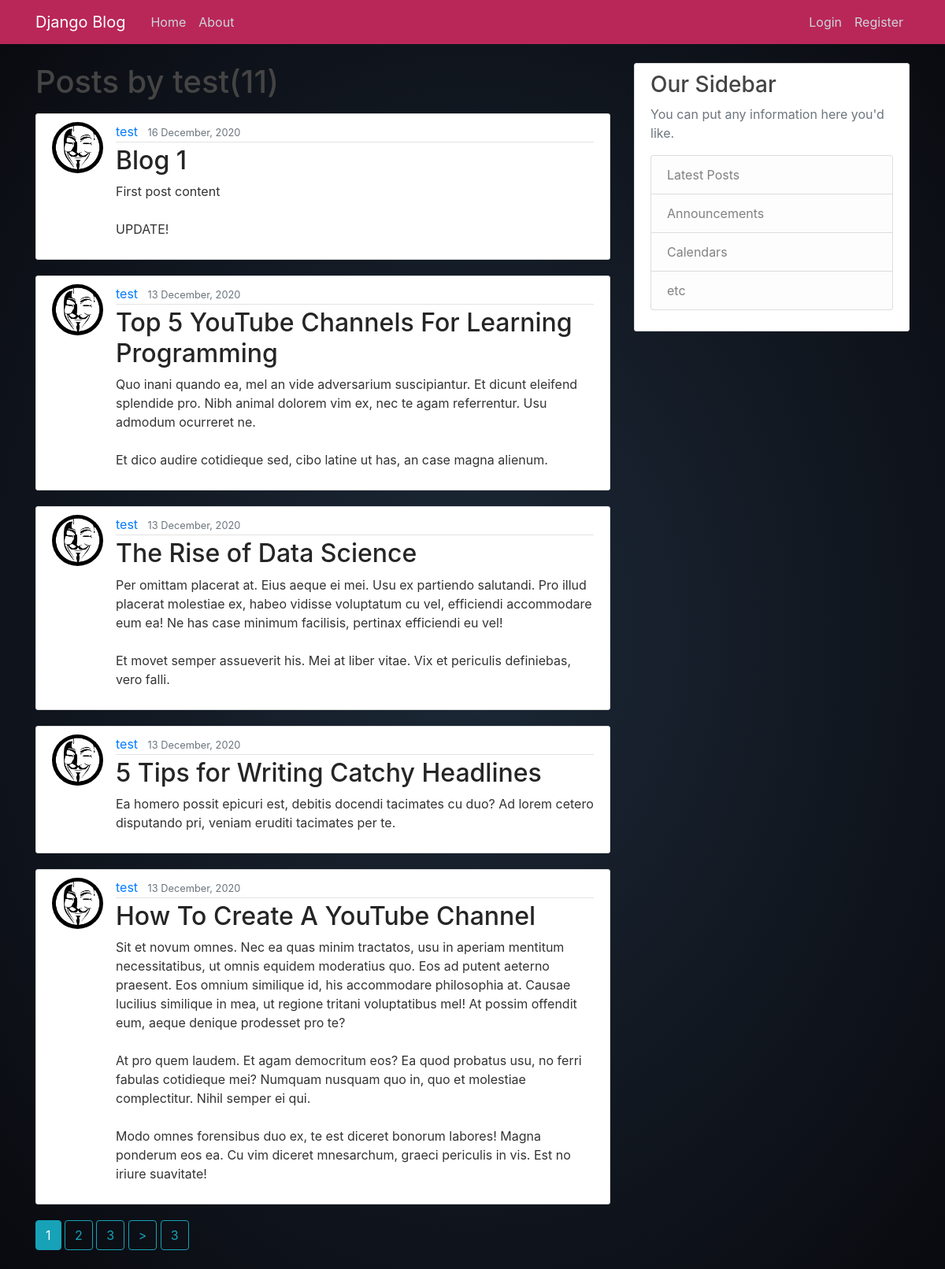
The app's page /user/test with its own data.
### blog/models.py (models this page shows, shortened)
class Post(models.Model):
    title= models.CharField(max_length=100)
    content=models.TextField()
    date_posted=models.DateTimeField(default=timezone.now)
    author=models.ForeignKey(User, on_delete=models.CASCADE)

### users/models.py (models this page shows, shortened)
class Profile(models.Model):
    user = models.OneToOneField(User, on_delete=models.CASCADE)
    image= models.ImageField(default='default.jpeg', upload_to='profile_pics')

### blog/views.py (the view)
# urls.py: path('user/<str:username>', UserPostListView.as_view(), name='user-posts'),
class UserPostListView(ListView):
    model = Post
    template_name = 'blog/user_posts.html'
    context_object_name = 'posts'
    paginate_by = 5
    def get_queryset(self):
        user= get_object_or_404(User, username=self.kwargs.get('username'))
        return Post.objects.filter(author=user).order_by('-date_posted')

### blog/templates/blog/user_posts.html (shortened to what this page needs)
{% extends "blog/base.html" %}
{% block content %}
    <h1 class="mb-3">Posts by {{ view.kwargs.username }}({{ page_obj.paginator.count }})</h1>
    {% for post in posts %}
        <article class="media content-section">
            <img class="rounded-circle article-img" src="{{ post.author.profile.image.url }}" >
            <div class="media-body">
            <div class="article-metadata">
                <a class="mr-2" href="{% url 'user-posts' post.author.username %}">{{ post.author }}</a>
                <small class="text-muted">{{ post.date_posted|date:'d F, Y' }}</small>
            </div>
            <h2><a class="article-title" href="{% url 'post-detail' post.id %}">{{ post.title }}</a></h2>
            <p class="article-content">{{ post.content }}</p>
            </div>
        </article>
    {% endfor %}
    {% if is_paginated %}
        {% for num in page_obj.paginator.page_range %}
            {% if page_obj.number == num %}
                <a class="btn btn-info mb-4" href="?page={{ num }}">{{ num }}</a>
            {% elif  num > page_obj.number|add:'-3' and  num < page_obj.number|add:'3' %}
                <a class="btn btn-outline-info mb-4" href="?page={{ num }}">{{ num }}</a>
            {% endif %}
        {% endfor %}
        {% if page_obj.has_next %}
            <a class="btn btn-outline-info mb-4" href="?page={{ page_obj.next_page_number }}">></a>
            <a class="btn btn-outline-info mb-4" href="?page={{ page_obj.paginator.num_pages }}">{{ paginator.num_pages }}</a>
        {% endif %}
    {% endif %}
{% endblock content %}

### blog/static/blog/main.css (style rules this page uses)
body { background:radial-gradient(ellipse, #1b2735 5%, #090a0f 100%); color: #333333; margin-top: 5rem; }
h1, h2, h3, h4, h5, h6 { color: #444444; }
.content-section { background: #ffffff; padding: 10px 20px; border: 1px solid #dddddd; border-radius: 3px; margin-bottom: 20px; }
.article-title { color: #252525; }
.article-content { white-space: pre-line; }
.article-img { height: 65px; width: 65px; margin-right: 16px; }
.article-metadata { padding-bottom: 1px; margin-bottom: 4px; border-bottom: 1px solid #e3e3e3 }

### records on screen
Post: author.profile.image (placeholder picture), author "test", date_posted "16 December, 2020", title "Blog 1", content "First post content UPDATE!"
Post: author.profile.image (placeholder picture), author "test", date_posted "13 December, 2020", title "Top 5 YouTube Channels For Learning Programming", content "Quo inani quando ea, mel an vide adversarium suscipiantur. Et dicunt eleifend splendide pro. Nibh animal dolorem vim ex, nec te agam referrentur. Usu admodum ocurreret ne. Et dico audire cotidieque sed, cibo latine ut has, an case magna alienum."
Post: author.profile.image (placeholder picture), author "test", date_posted "13 December, 2020", title "The Rise of Data Science", content "Per omittam placerat at. Eius aeque ei mei. Usu ex partiendo salutandi. Pro illud placerat molestiae ex, habeo vidisse voluptatum cu vel, efficiendi accommodare eum ea! Ne has case minimum facilisis, pertinax efficiendi eu vel! Et movet semper assueverit his. Mei at liber vitae. Vix et periculis definiebas, vero falli."
Post: author.profile.image (placeholder picture), author "test", date_posted "13 December, 2020", title "5 Tips for Writing Catchy Headlines", content "Ea homero possit epicuri est, debitis docendi tacimates cu duo? Ad lorem cetero disputando pri, veniam eruditi tacimates per te."
Post: author.profile.image (placeholder picture), author "test", date_posted "13 December, 2020", title "How To Create A YouTube Channel", content "Sit et novum omnes. Nec ea quas minim tractatos, usu in aperiam mentitum necessitatibus, ut omnis equidem moderatius quo. Eos ad putent aeterno praesent. Eos omnium similique id, his accommodare philosophia at. Causae lucilius similique in mea, ut regione tritani voluptatibus mel! At possim offendit eum, aeque denique prodesset pro te? At pro quem laudem. Et agam democritum eos? Ea quod probatus usu, no ferri fabulas cotidieque mei? Numquam nusquam quo in, quo et molestiae complectitur. Nihil semper ei qui. Modo omnes forensibus duo ex, te est diceret bonorum labores! Magna ponderum eos ea. Cu vim diceret mnesarchum, graeci periculis in vis. Est no iriure suavitate!"

### other values on screen
{{ view.kwargs.username }} "test"
{{ page_obj.paginator.count }} "11"
{{ num }} "1"
{{ num }} "2" "3"
{{ paginator.num_pages }} "3"
